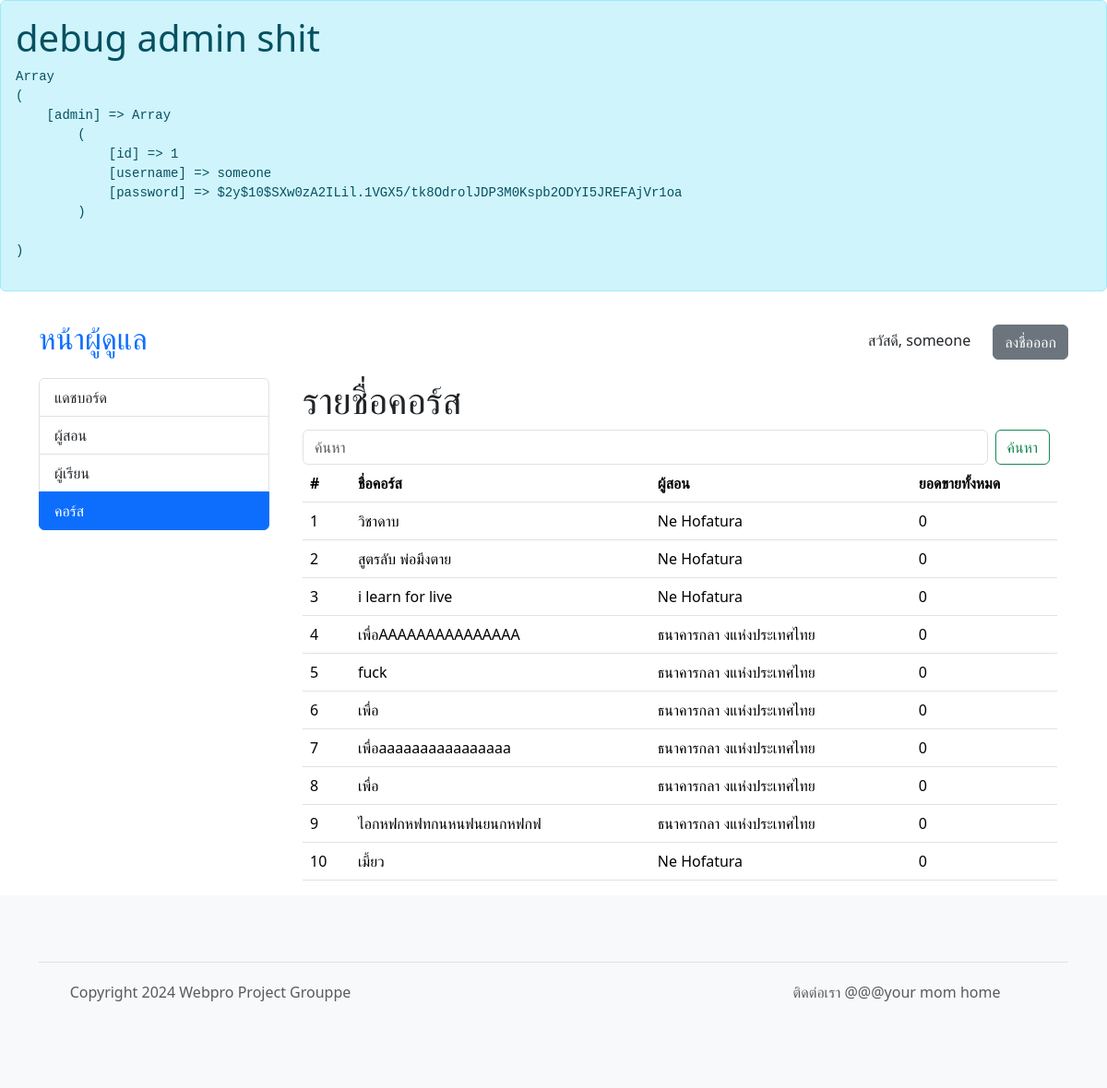
Before: /admin/courses.php (signed in) with the older database file.
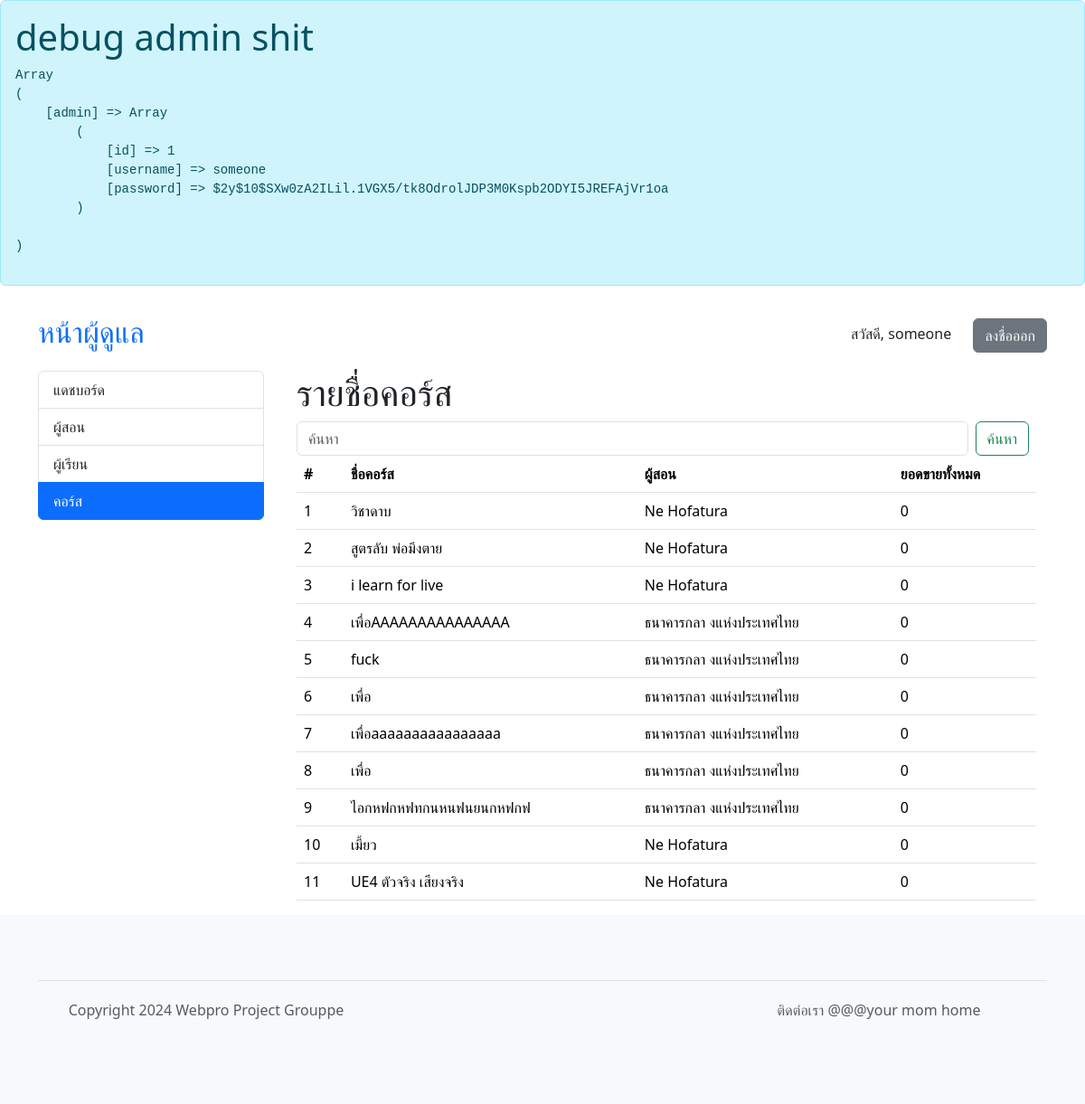
After: the same page with the newer database file.
### tables this page shows
CREATE TABLE "courses" (
	"id"	INTEGER,
	"name"	VARCHAR(128) NOT NULL,
	"created_datetime"	DATETIME NOT NULL,
	"owner"	INTEGER NOT NULL,
	"cover_hash"	VARCHAR(32),
	"brief_desc"	VARCHAR(128) NOT NULL,
	"desc"	VARCHAR(512) NOT NULL,
	"category_id"	INTEGER NOT NULL,
	"price"	INTEGER NOT NULL,
	"visibility"	INTEGER NOT NULL,
	"total_sales"	INTEGER NOT NULL,
	FOREIGN KEY("owner") REFERENCES "instructors"("id") ON UPDATE RESTRICT ON DELETE CASCADE,
	PRIMARY KEY("id" AUTOINCREMENT)
);

### admin/courses.php (called while the page is built, shortened)
<?php
require 'template_init.php';
require 'template_header.php';
$header = "รายชื่อคอร์ส";
$show_course = true;
if (isset($_GET['begin'])) {
	$begin = $_GET['begin'];
} else {
	$begin = 0;
}
$search = "";
$list = $db->get_course_simple_list($begin, $search);
require 'si_list.php';
?>

### core.php (called while the page is built, shortened)
<?php
require 'shopping.php';
require 'common.php';
	class App extends SQLite3 {
			?>
				</form><?php
		function admin_is_logged_in() {
			return isset($_SESSION["admin"]);
		}
		function get_course_simple_list($begin, $search) {
			$filter = "";
			$sql = "SELECT courses.id, name, created_datetime, first_name || ' ' || last_name AS owner_name, total_sales FROM courses JOIN instructors ON owner=instructors.id" . $filter;
			$ret = $this->query($sql);
			$instructors = array();
			while($row = $ret->fetchArray(SQLITE3_ASSOC)) {
				$row = prepare_other_data($row, '../');
				$instructors[] = $row;
			}
			return $instructors;
		}
	}
?>

### common.php (called while the page is built, shortened)
<?php
function prepare_other_data($row, $prefix = "") {
	if (!isset($row['username'])) {
		return $row;
	}
	$row['pfplink'] = get_pfplink_from_seed('saltPROJECTGROUPPE' . md5($row['username']));
	return $row;
}
	?>

### admin/si_list.php (the view, shortened to what this page needs)
<div class="container">
<h1><?php echo $header; ?></h1>
	<form class="d-flex" role="search">
		<input class="form-control me-2" name="search" value="<?php echo isset($_GET['search']) ? $_GET['search'] : '' ?>" type="search" placeholder="ค้นหา" aria-label="Search">
		<button class="btn btn-outline-success me-2" type="submit">ค้นหา</button>
	</form>
	<table class="table">
	<thead>
		<tr>
			<th scope="col">#</th>
			<?php if ($show_course) { ?>
			<th scope="col">ชื่อคอร์ส</th>
			<th scope="col">ผู้สอน</th>
			<th scope="col">ยอดขายทั้งหมด</th>
			<?php } else { ?>
			<th scope="col"></th>
			<?php } ?>
		</tr>
	</thead>
	<tbody>
		<?php
			foreach ($list as $i) {
				echo "<tr>";
				echo "<td>{$i['id']}</td>";
				if ($show_course) {
					echo "<td>{$i['name']}</td>";
					echo "<td>{$i['owner_name']}</td>";
					echo "<td>{$i['total_sales']}</td>";
				} else {
					echo "<td><img src=\"{$i['pfplink']}\" alt=\"avatar\" width=\"64\" height=\"64\" class=\"rounded-circle me-4\"> ";
					echo "<a href=\"" . $editpage . ".php?id={$i['id']}\">{$i['name']}</a>";
					echo "</td>";
				}
				echo "</tr>";
			}
		?>
	</tbody>
	</table>
</div>
<?php
require 'template_footer.php';
?>

### admin/template_header.php (shortened to what this page needs)
<?php
	$menu = array(
		"index" => 'แดชบอร์ด',
		"instructors" => 'ผู้สอน',
		"students" => 'ผู้เรียน',
		"courses" => 'คอร์ส'
	);
?>
<!DOCTYPE html>
<html lang="en">
<head>
	<link href="https://cdn.jsdelivr.net/npm/bootstrap@5.3.3/dist/css/bootstrap.min.css" rel="stylesheet">
	<link rel="stylesheet" href="https://cdn.jsdelivr.net/npm/bootstrap-icons@1.11.3/font/bootstrap-icons.min.css">
</head>
<body>
	<div class="alert alert-info">
		<h1>debug admin shit</h1>
		<pre><?php print_r($_SESSION); ?></pre>
	</div>
	<?php if ($db->admin_is_logged_in()) { ?>
	<header class="p-3">
		<div class="container">
			<div class="d-flex flex-wrap align-items-center justify-content-center justify-content-lg-start">
				<a href="index.php" class="d-flex align-items-center mb-2 mb-lg-0 text-decoration-none mb-md-0 me-lg-auto">
					<h2>หน้าผู้ดูแล</h2>
				</a>
				<div class="auth-section">
					<span style="margin-right: 20px">สวัสดี, <?php echo $_SESSION['admin']['username'] ?></span>
					<a href="signout.php" class="btn btn-secondary">ลงชื่อออก</a>
				</div>
			</div>
		</div>
	</header>
		<?php
	}
		?>
<?php if ($db->admin_is_logged_in()) { ?>
<div class="container">
	<div class="d-flex gap-4">
		<div class="list-group" style="min-width: 250px;">
			<?php
			foreach ($menu as $key => $value) {
				$active = ($key . '.php' == basename($_SERVER["PHP_SELF"])) ? "active" : "";
				echo "<a href=\"$key.php\" class=\"list-group-item list-group-item-action $active\">$value</a>";
			}
			?>
		</div>
<?php } ?>

### admin/template_footer.php
<?php if ($db->admin_is_logged_in()) { ?>
</div>
</div>
<?php } ?>
<footer class="py-5 text-center text-body-secondary bg-body-tertiary">
	<div class="container">
	<footer class="d-flex flex-wrap justify-content-between align-items-center py-3 my-4 border-top">
	<p class="col-md-4 mb-0 text-body-secondary">Copyright 2024 Webpro Project Grouppe</p>
	<a href="/" class="col-md-4 d-flex align-items-center justify-content-center mb-3 mb-md-0 me-md-auto link-body-emphasis text-decoration-none">
		<svg class="bi me-2" width="40" height="32"><use xlink:href="#bootstrap"></use></svg>
	</a>
	<p class="col-md-4 mb-0 text-body-secondary">ติดต่อเรา
	@@@your mom home</p>
	</footer>
</body>
</html>

Changed rows visible on the page:
added courses: id "11", name "UE4 ตัวจริง เสียงจริง", owner_name "Ne Hofatura", total_sales "0"
